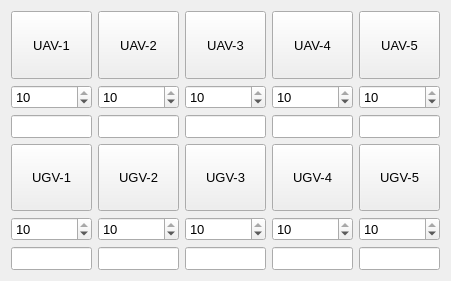
  <widget class="QWidget" name="gridLayoutWidget_2">
   <property name="geometry">
    <rect>
     <x>20</x>
     <y>330</y>
     <width>451</width>
     <height>281</height>
    </rect>
   </property>
   <property name="sizePolicy">
    <sizepolicy hsizetype="Preferred" vsizetype="Expanding">
     <horstretch>0</horstretch>
     <verstretch>0</verstretch>
    </sizepolicy>
   </property>
   <property name="font">
    <font>
     <pointsize>10</pointsize>
    </font>
   </property>
   <property name="focusPolicy">
    <enum>Qt::NoFocus</enum>
   </property>
   <layout class="QGridLayout" name="gridLayout_2">
    <item row="2" column="2">
     <widget class="QLineEdit" name="dis_agent_3">
      <property name="sizePolicy">
       <sizepolicy hsizetype="Expanding" vsizetype="Minimum">
        <horstretch>0</horstretch>
        <verstretch>0</verstretch>
       </sizepolicy>
      </property>
      <property name="font">
       <font>
        <pointsize>10</pointsize>
       </font>
      </property>
      <property name="focusPolicy">
       <enum>Qt::NoFocus</enum>
      </property>
      <property name="maxLength">
       <number>5</number>
      </property>
      <property name="readOnly">
       <bool>true</bool>
      </property>
     </widget>
    </item>
    <item row="4" column="4">
     <widget class="QSpinBox" name="power_10">
      <property name="sizePolicy">
       <sizepolicy hsizetype="Minimum" vsizetype="Minimum">
        <horstretch>0</horstretch>
        <verstretch>0</verstretch>
       </sizepolicy>
      </property>
      <property name="font">
       <font>
        <pointsize>10</pointsize>
       </font>
      </property>
      <property name="focusPolicy">
       <enum>Qt::StrongFocus</enum>
      </property>
      <property name="minimum">
       <number>1</number>
      </property>
      <property name="maximum">
       <number>10</number>
      </property>
      <property name="value">
       <number>10</number>
      </property>
     </widget>
    </item>
    <item row="3" column="4">
     <widget class="QPushButton" name="agent_10">
      <property name="sizePolicy">
       <sizepolicy hsizetype="Minimum" vsizetype="Expanding">
        <horstretch>0</horstretch>
        <verstretch>0</verstretch>
       </sizepolicy>
      </property>
      <property name="font">
       <font>
        <pointsize>10</pointsize>
       </font>
      </property>
      <property name="focusPolicy">
       <enum>Qt::NoFocus</enum>
      </property>
      <property name="text">
       <string>UGV-5</string>
      </property>
     </widget>
    </item>
    <item row="4" column="3">
     <widget class="QSpinBox" name="power_9">
      <property name="sizePolicy">
       <sizepolicy hsizetype="Minimum" vsizetype="Minimum">
        <horstretch>0</horstretch>
        <verstretch>0</verstretch>
       </sizepolicy>
      </property>
      <property name="font">
       <font>
        <pointsize>10</pointsize>
       </font>
      </property>
      <property name="focusPolicy">
       <enum>Qt::StrongFocus</enum>
      </property>
      <property name="minimum">
       <number>1</number>
      </property>
      <property name="maximum">
       <number>10</number>
      </property>
      <property name="value">
       <number>10</number>
      </property>
     </widget>
    </item>
    <item row="1" column="1">
     <widget class="QSpinBox" name="power_2">
      <property name="sizePolicy">
       <sizepolicy hsizetype="Minimum" vsizetype="Minimum">
        <horstretch>0</horstretch>
        <verstretch>0</verstretch>
       </sizepolicy>
      </property>
      <property name="font">
       <font>
        <pointsize>10</pointsize>
       </font>
      </property>
      <property name="focusPolicy">
       <enum>Qt::StrongFocus</enum>
      </property>
      <property name="minimum">
       <number>1</number>
      </property>
      <property name="maximum">
       <number>10</number>
      </property>
      <property name="value">
       <number>10</number>
      </property>
     </widget>
    </item>
    <item row="0" column="1">
     <widget class="QPushButton" name="agent_2">
      <property name="sizePolicy">
       <sizepolicy hsizetype="Minimum" vsizetype="Expanding">
        <horstretch>0</horstretch>
        <verstretch>0</verstretch>
       </sizepolicy>
      </property>
      <property name="font">
       <font>
        <pointsize>10</pointsize>
       </font>
      </property>
      <property name="focusPolicy">
       <enum>Qt::NoFocus</enum>
      </property>
      <property name="text">
       <string>UAV-2</string>
      </property>
     </widget>
    </item>
    <item row="1" column="0">
     <widget class="QSpinBox" name="power_1">
      <property name="sizePolicy">
       <sizepolicy hsizetype="Minimum" vsizetype="Minimum">
        <horstretch>0</horstretch>
        <verstretch>0</verstretch>
       </sizepolicy>
      </property>
      <property name="font">
       <font>
        <pointsize>10</pointsize>
       </font>
      </property>
      <property name="focusPolicy">
       <enum>Qt::StrongFocus</enum>
      </property>
      <property name="minimum">
       <number>1</number>
      </property>
      <property name="maximum">
       <number>10</number>
      </property>
      <property name="value">
       <number>10</number>
      </property>
     </widget>
    </item>
    <item row="0" column="0">
     <widget class="QPushButton" name="agent_1">
      <property name="sizePolicy">
       <sizepolicy hsizetype="Expanding" vsizetype="Expanding">
        <horstretch>0</horstretch>
        <verstretch>0</verstretch>
       </sizepolicy>
      </property>
      <property name="font">
       <font>
        <pointsize>10</pointsize>
       </font>
      </property>
      <property name="focusPolicy">
       <enum>Qt::NoFocus</enum>
      </property>
      <property name="text">
       <string>UAV-1</string>
      </property>
     </widget>
    </item>
    <item row="1" column="4">
     <widget class="QSpinBox" name="power_5">
      <property name="sizePolicy">
       <sizepolicy hsizetype="Minimum" vsizetype="Minimum">
        <horstretch>0</horstretch>
        <verstretch>0</verstretch>
       </sizepolicy>
      </property>
      <property name="font">
       <font>
        <pointsize>10</pointsize>
       </font>
      </property>
      <property name="focusPolicy">
       <enum>Qt::StrongFocus</enum>
      </property>
      <property name="minimum">
       <number>1</number>
      </property>
      <property name="maximum">
       <number>10</number>
      </property>
      <property name="value">
       <number>10</number>
      </property>
     </widget>
    </item>
    <item row="0" column="4">
     <widget class="QPushButton" name="agent_5">
      <property name="sizePolicy">
       <sizepolicy hsizetype="Minimum" vsizetype="Expanding">
        <horstretch>0</horstretch>
        <verstretch>0</verstretch>
       </sizepolicy>
      </property>
      <property name="font">
       <font>
        <pointsize>10</pointsize>
       </font>
      </property>
      <property name="focusPolicy">
       <enum>Qt::NoFocus</enum>
      </property>
      <property name="text">
       <string>UAV-5</string>
      </property>
     </widget>
    </item>
    <item row="1" column="3">
     <widget class="QSpinBox" name="power_4">
      <property name="sizePolicy">
       <sizepolicy hsizetype="Minimum" vsizetype="Minimum">
        <horstretch>0</horstretch>
        <verstretch>0</verstretch>
       </sizepolicy>
      </property>
      <property name="font">
       <font>
        <pointsize>10</pointsize>
       </font>
      </property>
      <property name="focusPolicy">
       <enum>Qt::StrongFocus</enum>
      </property>
      <property name="minimum">
       <number>1</number>
      </property>
      <property name="maximum">
       <number>10</number>
      </property>
      <property name="value">
       <number>10</number>
      </property>
     </widget>
    </item>
    <item row="0" column="3">
     <widget class="QPushButton" name="agent_4">
      <property name="sizePolicy">
       <sizepolicy hsizetype="Minimum" vsizetype="Expanding">
        <horstretch>0</horstretch>
        <verstretch>0</verstretch>
       </sizepolicy>
      </property>
      <property name="font">
       <font>
        <pointsize>10</pointsize>
       </font>
      </property>
      <property name="focusPolicy">
       <enum>Qt::NoFocus</enum>
      </property>
      <property name="text">
       <string>UAV-4</string>
      </property>
     </widget>
    </item>
    <item row="1" column="2">
     <widget class="QSpinBox" name="power_3">
      <property name="sizePolicy">
       <sizepolicy hsizetype="Minimum" vsizetype="Minimum">
        <horstretch>0</horstretch>
        <verstretch>0</verstretch>
       </sizepolicy>
      </property>
      <property name="font">
       <font>
        <pointsize>10</pointsize>
       </font>
      </property>
      <property name="focusPolicy">
       <enum>Qt::StrongFocus</enum>
      </property>
      <property name="minimum">
       <number>1</number>
      </property>
      <property name="maximum">
       <number>10</number>
      </property>
      <property name="value">
       <number>10</number>
      </property>
     </widget>
    </item>
    <item row="2" column="0">
     <widget class="QLineEdit" name="dis_agent_1">
      <property name="sizePolicy">
       <sizepolicy hsizetype="Expanding" vsizetype="Minimum">
        <horstretch>0</horstretch>
        <verstretch>0</verstretch>
       </sizepolicy>
      </property>
      <property name="font">
       <font>
        <pointsize>10</pointsize>
       </font>
      </property>
      <property name="focusPolicy">
       <enum>Qt::NoFocus</enum>
      </property>
      <property name="maxLength">
       <number>5</number>
      </property>
      <property name="readOnly">
       <bool>true</bool>
      </property>
     </widget>
    </item>
    <item row="0" column="2">
     <widget class="QPushButton" name="agent_3">
      <property name="sizePolicy">
       <sizepolicy hsizetype="Minimum" vsizetype="Expanding">
        <horstretch>0</horstretch>
        <verstretch>0</verstretch>
       </sizepolicy>
      </property>
      <property name="font">
       <font>
        <pointsize>10</pointsize>
       </font>
      </property>
      <property name="focusPolicy">
       <enum>Qt::NoFocus</enum>
      </property>
      <property name="text">
       <string>UAV-3</string>
      </property>
     </widget>
    </item>
    <item row="3" column="3">
     <widget class="QPushButton" name="agent_9">
      <property name="sizePolicy">
       <sizepolicy hsizetype="Minimum" vsizetype="Expanding">
        <horstretch>0</horstretch>
        <verstretch>0</verstretch>
       </sizepolicy>
      </property>
      <property name="font">
       <font>
        <pointsize>10</pointsize>
       </font>
      </property>
      <property name="focusPolicy">
       <enum>Qt::NoFocus</enum>
      </property>
      <property name="text">
       <string>UGV-4</string>
      </property>
     </widget>
    </item>
    <item row="4" column="2">
     <widget class="QSpinBox" name="power_8">
      <property name="sizePolicy">
       <sizepolicy hsizetype="Minimum" vsizetype="Minimum">
        <horstretch>0</horstretch>
        <verstretch>0</verstretch>
       </sizepolicy>
      </property>
      <property name="font">
       <font>
        <pointsize>10</pointsize>
       </font>
      </property>
      <property name="focusPolicy">
       <enum>Qt::StrongFocus</enum>
      </property>
      <property name="minimum">
       <number>1</number>
      </property>
      <property name="maximum">
       <number>10</number>
      </property>
      <property name="value">
       <number>10</number>
      </property>
     </widget>
    </item>
    <item row="3" column="2">
     <widget class="QPushButton" name="agent_8">
      <property name="sizePolicy">
       <sizepolicy hsizetype="Minimum" vsizetype="Expanding">
        <horstretch>0</horstretch>
        <verstretch>0</verstretch>
       </sizepolicy>
      </property>
      <property name="font">
       <font>
        <pointsize>10</pointsize>
       </font>
      </property>
      <property name="focusPolicy">
       <enum>Qt::NoFocus</enum>
      </property>
      <property name="text">
       <string>UGV-3</string>
      </property>
     </widget>
    </item>
    <item row="4" column="1">
     <widget class="QSpinBox" name="power_7">
      <property name="sizePolicy">
       <sizepolicy hsizetype="Minimum" vsizetype="Minimum">
        <horstretch>0</horstretch>
        <verstretch>0</verstretch>
       </sizepolicy>
      </property>
      <property name="font">
       <font>
        <pointsize>10</pointsize>
       </font>
      </property>
      <property name="focusPolicy">
       <enum>Qt::StrongFocus</enum>
      </property>
      <property name="minimum">
       <number>1</number>
      </property>
      <property name="maximum">
       <number>10</number>
      </property>
      <property name="value">
       <number>10</number>
      </property>
     </widget>
    </item>
    <item row="3" column="1">
     <widget class="QPushButton" name="agent_7">
      <property name="sizePolicy">
       <sizepolicy hsizetype="Minimum" vsizetype="Expanding">
        <horstretch>0</horstretch>
        <verstretch>0</verstretch>
       </sizepolicy>
      </property>
      <property name="font">
       <font>
        <pointsize>10</pointsize>
       </font>
      </property>
      <property name="focusPolicy">
       <enum>Qt::NoFocus</enum>
      </property>
      <property name="text">
       <string>UGV-2</string>
      </property>
     </widget>
    </item>
    <item row="4" column="0">
     <widget class="QSpinBox" name="power_6">
      <property name="sizePolicy">
       <sizepolicy hsizetype="Minimum" vsizetype="Minimum">
        <horstretch>0</horstretch>
        <verstretch>0</verstretch>
       </sizepolicy>
      </property>
      <property name="font">
       <font>
        <pointsize>10</pointsize>
       </font>
      </property>
      <property name="focusPolicy">
       <enum>Qt::StrongFocus</enum>
      </property>
      <property name="minimum">
       <number>1</number>
      </property>
      <property name="maximum">
       <number>10</number>
      </property>
      <property name="value">
       <number>10</number>
      </property>
     </widget>
    </item>
    <item row="3" column="0">
     <widget class="QPushButton" name="agent_6">
      <property name="sizePolicy">
       <sizepolicy hsizetype="Minimum" vsizetype="Expanding">
        <horstretch>0</horstretch>
        <verstretch>0</verstretch>
       </sizepolicy>
      </property>
      <property name="font">
       <font>
        <pointsize>10</pointsize>
       </font>
      </property>
      <property name="focusPolicy">
       <enum>Qt::NoFocus</enum>
      </property>
      <property name="text">
       <string>UGV-1</string>
      </property>
     </widget>
    </item>
    <item row="2" column="4">
     <widget class="QLineEdit" name="dis_agent_5">
      <property name="sizePolicy">
       <sizepolicy hsizetype="Expanding" vsizetype="Minimum">
        <horstretch>0</horstretch>
        <verstretch>0</verstretch>
       </sizepolicy>
      </property>
      <property name="font">
       <font>
        <pointsize>10</pointsize>
       </font>
      </property>
      <property name="focusPolicy">
       <enum>Qt::NoFocus</enum>
      </property>
      <property name="maxLength">
       <number>5</number>
      </property>
      <property name="readOnly">
       <bool>true</bool>
      </property>
     </widget>
    </item>
    <item row="2" column="3">
     <widget class="QLineEdit" name="dis_agent_4">
      <property name="sizePolicy">
       <sizepolicy hsizetype="Expanding" vsizetype="Minimum">
        <horstretch>0</horstretch>
        <verstretch>0</verstretch>
       </sizepolicy>
      </property>
      <property name="font">
       <font>
        <pointsize>10</pointsize>
       </font>
      </property>
      <property name="focusPolicy">
       <enum>Qt::NoFocus</enum>
      </property>
      <property name="maxLength">
       <number>5</number>
      </property>
      <property name="readOnly">
       <bool>true</bool>
      </property>
     </widget>
    </item>
    <item row="2" column="1">
     <widget class="QLineEdit" name="dis_agent_2">
      <property name="sizePolicy">
       <sizepolicy hsizetype="Expanding" vsizetype="Minimum">
        <horstretch>0</horstretch>
        <verstretch>0</verstretch>
       </sizepolicy>
      </property>
      <property name="font">
       <font>
        <pointsize>10</pointsize>
       </font>
      </property>
      <property name="focusPolicy">
       <enum>Qt::NoFocus</enum>
      </property>
      <property name="maxLength">
       <number>5</number>
      </property>
      <property name="readOnly">
       <bool>true</bool>
      </property>
     </widget>
    </item>
    <item row="5" column="0">
     <widget class="QLineEdit" name="dis_agent_6">
      <property name="sizePolicy">
       <sizepolicy hsizetype="Expanding" vsizetype="Fixed">
        <horstretch>0</horstretch>
        <verstretch>0</verstretch>
       </sizepolicy>
      </property>
      <property name="font">
       <font>
        <pointsize>10</pointsize>
       </font>
      </property>
      <property name="focusPolicy">
       <enum>Qt::NoFocus</enum>
      </property>
      <property name="maxLength">
       <number>5</number>
      </property>
      <property name="readOnly">
       <bool>true</bool>
      </property>
     </widget>
    </item>
    <item row="5" column="1">
     <widget class="QLineEdit" name="dis_agent_7">
      <property name="sizePolicy">
       <sizepolicy hsizetype="Expanding" vsizetype="Fixed">
        <horstretch>0</horstretch>
        <verstretch>0</verstretch>
       </sizepolicy>
      </property>
      <property name="font">
       <font>
        <pointsize>10</pointsize>
       </font>
      </property>
      <property name="focusPolicy">
       <enum>Qt::NoFocus</enum>
      </property>
      <property name="maxLength">
       <number>5</number>
      </property>
      <property name="readOnly">
       <bool>true</bool>
      </property>
     </widget>
    </item>
    <item row="5" column="2">
     <widget class="QLineEdit" name="dis_agent_8">
      <property name="sizePolicy">
       <sizepolicy hsizetype="Expanding" vsizetype="Fixed">
        <horstretch>0</horstretch>
        <verstretch>0</verstretch>
       </sizepolicy>
      </property>
      <property name="font">
       <font>
        <pointsize>10</pointsize>
       </font>
      </property>
      <property name="focusPolicy">
       <enum>Qt::NoFocus</enum>
      </property>
      <property name="maxLength">
       <number>5</number>
      </property>
      <property name="readOnly">
       <bool>true</bool>
      </property>
     </widget>
    </item>
    <item row="5" column="3">
     <widget class="QLineEdit" name="dis_agent_9">
      <property name="sizePolicy">
       <sizepolicy hsizetype="Expanding" vsizetype="Fixed">
        <horstretch>0</horstretch>
        <verstretch>0</verstretch>
       </sizepolicy>
      </property>
      <property name="font">
       <font>
        <pointsize>10</pointsize>
       </font>
      </property>
      <property name="focusPolicy">
       <enum>Qt::NoFocus</enum>
      </property>
      <property name="maxLength">
       <number>5</number>
      </property>
      <property name="readOnly">
       <bool>true</bool>
      </property>
     </widget>
    </item>
    <item row="5" column="4">
     <widget class="QLineEdit" name="dis_agent_10">
      <property name="sizePolicy">
       <sizepolicy hsizetype="Expanding" vsizetype="Fixed">
        <horstretch>0</horstretch>
        <verstretch>0</verstretch>
       </sizepolicy>
      </property>
      <property name="font">
       <font>
        <pointsize>10</pointsize>
       </font>
      </property>
      <property name="focusPolicy">
       <enum>Qt::NoFocus</enum>
      </property>
      <property name="maxLength">
       <number>5</number>
      </property>
      <property name="readOnly">
       <bool>true</bool>
      </property>
     </widget>
    </item>
   </layout>
  </widget>
